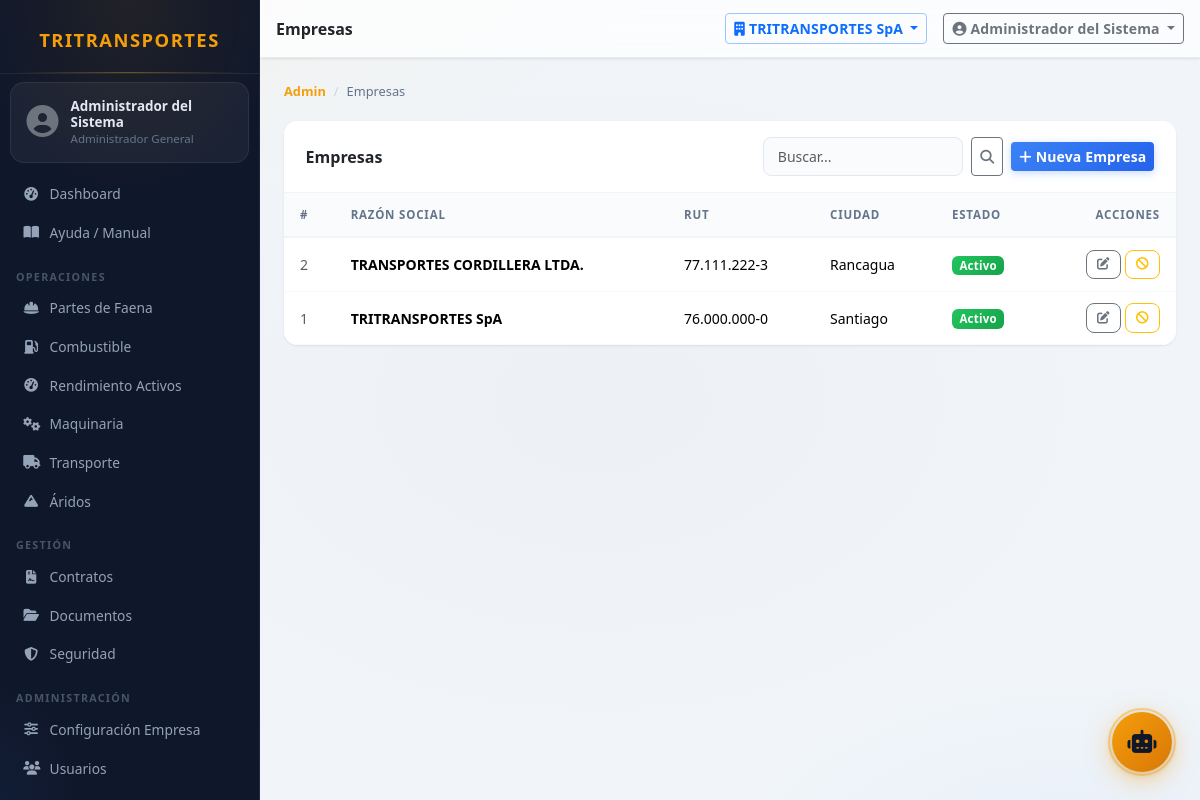
The page /modules/admin/maestros/empresas.php (signed in) on the database its author committed.
### tables this page shows
CREATE TABLE IF NOT EXISTS empresas (
    id          INT UNSIGNED AUTO_INCREMENT PRIMARY KEY,
    razon_social VARCHAR(150) NOT NULL,
    rut         VARCHAR(20)  NOT NULL,
    giro        VARCHAR(150),
    direccion   VARCHAR(200),
    ciudad      VARCHAR(100),
    telefono    VARCHAR(30),
    email       VARCHAR(120),
    logo        VARCHAR(255),
    activo      TINYINT(1)   NOT NULL DEFAULT 1,
    created_at  DATETIME     NOT NULL DEFAULT CURRENT_TIMESTAMP,
    updated_at  DATETIME     NOT NULL DEFAULT CURRENT_TIMESTAMP ON UPDATE CURRENT_TIMESTAMP,
    UNIQUE KEY uq_rut (rut)
);

### core/Tenant.php (called while the page is built, shortened)
<?php
class Tenant
{
    private static bool $ocupado = false;
    private static ?array $tablasTenant = null;
    public static function tablasTenant(): array
    {
        if (self::$tablasTenant !== null) return self::$tablasTenant;
        $cache = ROOT . '/logs/.tenant_tablas.php';
        try {
            $filas = DB::all(
                "SELECT TABLE_NAME AS t FROM information_schema.COLUMNS
                 WHERE TABLE_SCHEMA = DATABASE() AND COLUMN_NAME = 'empresa_id'"
            );
            $lista = array_column($filas, 't');
        } catch (Throwable) {
            $lista = [];
        }
        return self::$tablasTenant = $lista;
    }
    public static function revisar(string $sql): ?string
    {
        $limpio = self::normalizar($sql);
        $verbo  = strtoupper(strtok(ltrim($limpio), " \t\n("));
        $tablas = self::tablasReferenciadas($limpio, $verbo);
        $sensibles = array_intersect($tablas, self::tablasTenant());
        if (!$sensibles) return null;
        return 'Consulta sobre ' . implode(', ', $sensibles) . ' sin filtro empresa_id';
    }
    public static function verificar(string $sql): void
    {
        $modo = defined('TENANT_MODO') ? TENANT_MODO : 'auditar';
        if ($modo === 'off' || self::$ocupado) return;
        self::$ocupado = true;
        try {
            $motivo = self::revisar($sql);
            if ($motivo === null) return;
        } finally {
            self::$ocupado = false;
        }
    }
    public static function normalizar(string $sql): string
    {
        $sql = preg_replace('/--[^\n]*/', ' ', $sql);
        $sql = preg_replace('/\/\*.*?\*\//s', ' ', $sql);
        return trim(preg_replace('/\s+/', ' ', $sql));
    }
    public static function tablasReferenciadas(string $sql, string $verbo): array
    {
        $tablas = [];
        $cte = [];
        if (preg_match_all('/\b([a-z_][a-z0-9_]*)\s+AS\s*\(/i', $sql, $m)) {
            $cte = array_map('strtolower', $m[1]);
        }
        $patrones = [
            '/\bFROM\s+`?([a-z_][a-z0-9_]*)`?/i',
            '/\bJOIN\s+`?([a-z_][a-z0-9_]*)`?/i',
            '/\bUPDATE\s+`?([a-z_][a-z0-9_]*)`?/i',
            '/\bINSERT\s+INTO\s+`?([a-z_][a-z0-9_]*)`?/i',
        ];
        foreach ($patrones as $p) {
            if (preg_match_all($p, $sql, $m)) {
                foreach ($m[1] as $t) {
                    $t = strtolower($t);
                    $tablas[] = $t;
                }
            }
        }
        return array_values(array_unique($tablas));
    }
}

### config/database.php (called while the page is built, shortened)
<?php
class DB {
    private static ?PDO $pdo = null;
    public static function conn(): PDO {
        if (self::$pdo === null) {
            $dsn = sprintf('mysql:host=%s;port=%s;dbname=%s;charset=%s', DB_HOST, DB_PORT, DB_NAME, DB_CHARSET);
            self::$pdo = new PDO($dsn, DB_USER, DB_PASS, [
                PDO::ATTR_ERRMODE            => PDO::ERRMODE_EXCEPTION,
                PDO::ATTR_DEFAULT_FETCH_MODE => PDO::FETCH_ASSOC,
                PDO::ATTR_EMULATE_PREPARES   => false,
            ]);
        }
        return self::$pdo;
    }
    public static function run(string $sql, array $p = []): PDOStatement {
        if (class_exists('Tenant')) {
            Tenant::verificar($sql);
        }
        $stmt = self::conn()->prepare($sql);
        $stmt->execute($p);
        return $stmt;
    }
    public static function all(string $sql, array $p = []): array {
        return self::run($sql, $p)->fetchAll();
    }
    public static function count(string $sql, array $p = []): int {
        return (int) self::run($sql, $p)->fetchColumn();
    }
}

### modules/admin/maestros/empresas.php (the view, shortened to what this page needs)
<?php
$action = get('action', 'list');
$page   = getInt('page', 1);
$search = get('q');
$where  = $search ? "WHERE razon_social LIKE ? OR rut LIKE ?" : '';
$params = $search ? ["%$search%", "%$search%"] : [];
$total  = DB::count("SELECT COUNT(*) FROM empresas $where", $params);
$pag    = paginate($total, $page);
$rows   = DB::all("SELECT * FROM empresas $where ORDER BY razon_social LIMIT {$pag['limit']} OFFSET {$pag['offset']}", $params);
include ROOT . '/includes/header.php';
?>
<nav aria-label="breadcrumb"><ol class="breadcrumb">
    <li class="breadcrumb-item"><a href="<?= APP_URL ?>/modules/admin/">Admin</a></li>
    <li class="breadcrumb-item active">Empresas</li>
</ol></nav>
<?php if ($action === 'list'): ?>
<div class="card table-card">
    <div class="card-header d-flex flex-wrap align-items-center gap-2">
        <strong class="me-auto">Empresas</strong>
        <form class="d-flex gap-2" method="GET"><input type="hidden" name="action" value="list">
            <input type="text" name="q" class="form-control form-control-sm" style="width:200px" placeholder="Buscar..." value="<?= h($search) ?>">
            <button class="btn btn-sm btn-outline-secondary"><i class="fas fa-search"></i></button>
        </form>
        <a href="?action=create" class="btn btn-sm btn-primary"><i class="fas fa-plus me-1"></i>Nueva Empresa</a>
    </div>
    <div class="table-responsive"><table class="table table-hover mb-0">
        <thead><tr><th>#</th><th>Razón Social</th><th>RUT</th><th>Ciudad</th><th>Estado</th><th class="text-end">Acciones</th></tr></thead>
        <tbody>
        <?php foreach ($rows as $r): ?>
        <tr>
            <td class="text-muted small"><?= $r['id'] ?></td>
            <td><strong><?= h($r['razon_social']) ?></strong></td>
            <td><?= h($r['rut']) ?></td>
            <td><?= h($r['ciudad'] ?? '—') ?></td>
            <td><?= badgeActivo((int)$r['activo']) ?></td>
            <td class="text-end">
                <a href="?action=edit&id=<?= $r['id'] ?>" class="btn btn-sm btn-outline-secondary btn-action"><i class="fas fa-edit"></i></a>
                <form method="POST" class="d-inline"><?= CSRF::field() ?>
                    <button class="btn btn-sm <?= $r['activo'] ? 'btn-outline-warning' : 'btn-outline-success' ?> btn-action"
                            data-confirm="<?= $r['activo'] ? '¿Desactivar?' : '¿Activar?' ?>">
                        <i class="fas fa-<?= $r['activo'] ? 'ban' : 'check' ?>"></i>
                    </button>
                </form>
            </td>
        </tr>
        <?php endforeach; ?>
        </tbody>
    </table></div>
</div>
<?php endif; ?>
<?php include ROOT . '/includes/footer.php'; ?>

### core/Helpers.php (shortened to what this page needs)
<?php
function h(mixed $s): string {
    return htmlspecialchars((string)$s, ENT_QUOTES | ENT_HTML5, 'UTF-8');
}
function get(string $key, string $default = ''): string {
    return isset($_GET[$key]) ? trim((string)$_GET[$key]) : $default;
}
function getInt(string $key, int $default = 0): int {
    return isset($_GET[$key]) ? (int)$_GET[$key] : $default;
}
function paginate(int $total, int $page, int $limit = RECORDS_PER_PAGE): array {
    $pages  = (int)ceil($total / $limit);
    $page   = max(1, min($page, $pages ?: 1));
    $offset = ($page - 1) * $limit;
    return compact('total', 'pages', 'page', 'limit', 'offset');
}
function badgeActivo(int $activo): string {
    return $activo
        ? '<span class="badge bg-success">Activo</span>'
        : '<span class="badge bg-secondary">Inactivo</span>';
}

### assets/css/app.css (style rules this page uses)
:root { --sidebar-width: 260px; --navbar-height: 58px; --brand-navy: #0f172a; --brand-navy-2: #1e293b; --brand-navy-3: #334155; --brand-amber: #f59e0b; --brand-amber-2: #d97706; --brand-amber-glow: rgba(245,158,11,0.35); --bg-base: #f1f5f9; --bg-surface: #ffffff; --bg-glass: rgba(255,255,255,0.72); --bg-glass-dark: rgba(15,23,42,0.82); --text-primary: #0f172a; --text-secondary: #64748b; --text-muted: #94a3b8; --shadow-sm: 0 1px 3px rgba(0,0,0,0.06), 0 1px 2px rgba(0,0,0,0.04); --shadow-md: 0 4px 16px rgba(0,0,0,0.08), 0 2px 6px rgba(0,0,0,0.05); --shadow-lg: 0 12px 40px rgba(0,0,0,0.14), 0 4px 12px rgba(0,0,0,0.07); --shadow-xl: 0 24px 60px rgba(0,0,0,0.18), 0 8px 24px rgba(0,0,0,0.10); --glow-blue: 0 8px 24px rgba(59,130,246,0.28); --glow-green: 0 8px 24px rgba(34,197,94,0.28); --glow-amber: 0 8px 24px rgba(245,158,11,0.32); --glow-red: 0 8px 24px rgba(239,68,68,0.28); --glow-purple: 0 8px 24px rgba(168,85,247,0.28); --glow-cyan: 0 8px 24px rgba(6,182,212,0.28); --radius-sm: 8px; --radius-md: 14px; --radius-lg: 20px; --radius-xl: 28px; --ease-smooth: cubic-bezier(0.4, 0, 0.2, 1); --ease-bounce: cubic-bezier(0.34, 1.56, 0.64, 1); --t-fast: 0.15s; --t-mid: 0.25s; --t-slow: 0.4s; }
*, *::before, *::after { box-sizing: border-box; }
body { font-family: 'Segoe UI', system-ui, -apple-system, sans-serif; background-color: var(--bg-base); background-image: radial-gradient(ellipse 80% 60% at 10% -10%, rgba(245,158,11,0.06) 0%, transparent 60%), radial-gradient(ellipse 60% 50% at 90% 110%, rgba(59,130,246,0.05) 0%, transparent 55%), radial-gradient(ellipse 70% 70% at 50% 50%, rgba(15,23,42,0.02) 0%, transparent 70%); background-attachment: fixed; color: var(--text-primary); min-height: 100vh; }
.table-card { border: none !important; border-radius: var(--radius-lg) !important; background: var(--bg-surface); box-shadow: var(--shadow-sm); overflow: hidden; }
.table-card .card-header { background: var(--bg-surface); border-bottom: 1px solid #f1f5f9; padding: 1rem 1.35rem; font-weight: 700; }
.table { --bs-table-striped-bg: #f8fafc; }
.table th { font-size: 0.72rem; font-weight: 800; text-transform: uppercase; letter-spacing: 0.07em; color: var(--text-secondary); border-bottom: 2px solid #f1f5f9 !important; padding: 0.8rem 1rem; white-space: nowrap; background: #fafbfc; }
.table td { padding: 0.72rem 1rem; vertical-align: middle; font-size: 0.875rem; border-bottom: 1px solid #f8fafc; }
.table-hover tbody tr { transition: background var(--t-fast), transform var(--t-fast); }
.form-control, .form-select { border-radius: var(--radius-sm) !important; font-size: 0.875rem; border: 1.5px solid #e2e8f0; padding: 0.5rem 0.85rem; transition: all var(--t-fast) var(--ease-smooth); background: #fafbfc; }
.btn { font-weight: 600; letter-spacing: 0.01em; transition: all var(--t-fast) var(--ease-bounce); position: relative; overflow: hidden; }
.btn-primary::before, .btn-warning::before { content: ''; position: absolute; top: -50%; left: -60%; width: 30%; height: 200%; background: rgba(255,255,255,0.25); transform: skewX(-20deg); transition: left 0.45s var(--ease-smooth); }
.btn-primary { background: linear-gradient(135deg, #3b82f6 0%, #2563eb 100%); border: none; box-shadow: 0 2px 8px rgba(59,130,246,0.3); }
.btn-action { padding: 0.28rem 0.65rem; font-size: 0.78rem; border-radius: var(--radius-sm); }
.badge { font-weight: 700; font-size: 0.72rem; padding: 0.35em 0.65em; border-radius: 6px; letter-spacing: 0.02em; }
.badge.bg-success { background: linear-gradient(135deg, #22c55e, #16a34a) !important; }
.breadcrumb { font-size: 0.8rem; margin-bottom: 1.25rem; background: none; padding: 0; }
.breadcrumb-item + .breadcrumb-item::before { color: #cbd5e1; }
.breadcrumb-item a { color: var(--brand-amber); text-decoration: none; font-weight: 600; }
.breadcrumb-item.active { color: var(--text-secondary); }
.card { border-radius: var(--radius-md) !important; transition: box-shadow var(--t-fast); }
html, body { max-width: 100%; overflow-x: hidden; }

### rows shown on the page
empresas: id "2", razon_social "TRANSPORTES CORDILLERA LTDA.", rut "77.111.222-3", ciudad "Rancagua", activo "Activo"
empresas: id "1", razon_social "TRITRANSPORTES SpA", rut "76.000.000-0", ciudad "Santiago", activo "Activo"

### other values the page prints
Auth::user()['nombre'] "Administrador del Sistema"
Auth::rolNombre() "Administrador General"
$label "Dashboard Ayuda / Manual Partes de Faena Combustible Rendimiento Activos Maquinaria Transporte Áridos Contratos Documentos Seguridad Configuración Empresa Usuarios"
$label "OPERACIONES GESTIÓN ADMINISTRACIÓN"
$pageTitle "Empresas"
$empActiva "TRITRANSPORTES SpA"
